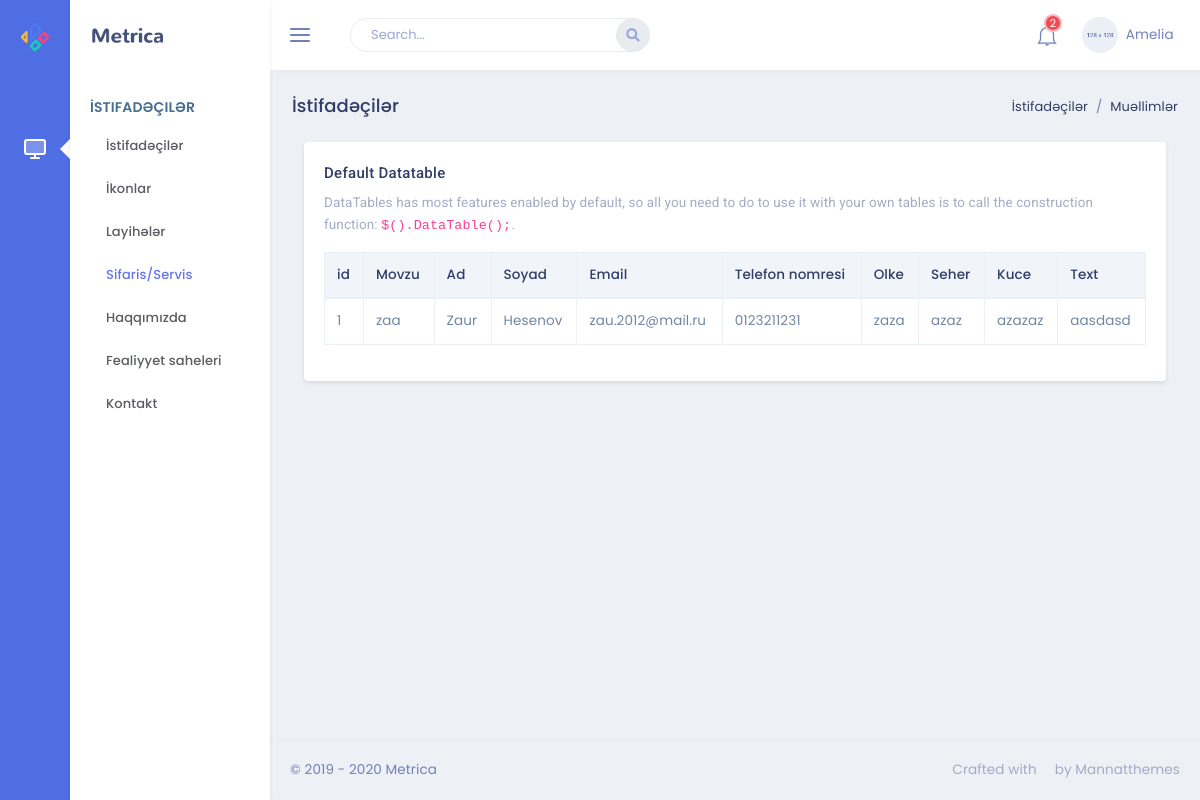
Page /servis on the committed database.
### app/models.py (models this page shows, shortened)
class Servis(db.Model):
    id=db.Column(db.Integer, primary_key=True)
    subject=db.Column(db.String(255), nullable=False)
    name=db.Column(db.String(100), nullable=False)
    surname=db.Column(db.String(100), nullable=False)
    email=db.Column(db.String(150), nullable=False)
    phone=db.Column(db.String(150), nullable=False)
    street=db.Column(db.String(255), nullable=False)
    country=db.Column(db.String(200), nullable=False)
    city=db.Column(db.String(200), nullable=False)
    text=db.Column(db.Text(), nullable=False)

### admin/views.py (the view)
@app.route('/servis')
def servis():
    alldata=Servis.query.all()
    return render_template('admin/servis.html', myservis=alldata)

### templates/admin/servis.html (shortened to what this page needs)
{% extends 'admin/base.html' %}
{% block content %}
<div class="container-fluid">
    <div class="row">
        <div class="col-12">
            <div class="card">
                <div class="card-body">
                    <h4 class="mt-0 header-title">Default Datatable</h4>
                    <p class="text-muted mb-3">DataTables has most features enabled by
                        default, so all you need to do to use it with your own tables is to call
                        the construction function: <code>$().DataTable();</code>.
                    </p>
                    <table id="datatable" class="table table-bordered dt-responsive nowrap" style="border-collapse: collapse; border-spacing: 0; width: 100%;">
                        <thead>
                        <tr>
                            <th>id</th>
                            <th>Movzu</th>
                            <th>Ad</th>
                            <th>Soyad</th>
                            <th>Email</th>
                            <th>Telefon nomresi</th>
                            <th>Olke</th>
                            <th>Seher</th>
                            <th>Kuce</th>
                            <th>Text</th>
                        </tr>
                        </thead>
                        <tbody>
                            {% for row in myservis %}
                        <tr>
                            <td>{{row.id}}</td>
                            <td>{{row.subject}}</td>
                            <td>{{row.name}}</td>
                            <td>{{row.surname}}</td>
                            <td>{{row.email}}</td>
                            <td>{{row.phone}}</td>
                            <td>{{row.country}}</td>
                            <td>{{row.city}}</td>
                            <td>{{row.street}}</td>
                            <td>{{row.text}}</td>
                        </tr>
                            {% endfor %}
                        </tbody>
                    </table>
                </div>
            </div>
        </div>
    </div>
</div>
{% endblock content %}

### rows in the picture
Servis: id "1", subject "zaa", name "Zaur", surname "Hesenov", email "zau.2012@mail.ru", phone "0123211231", country "zaza", city "azaz", street "azazaz", text "aasdasd"
